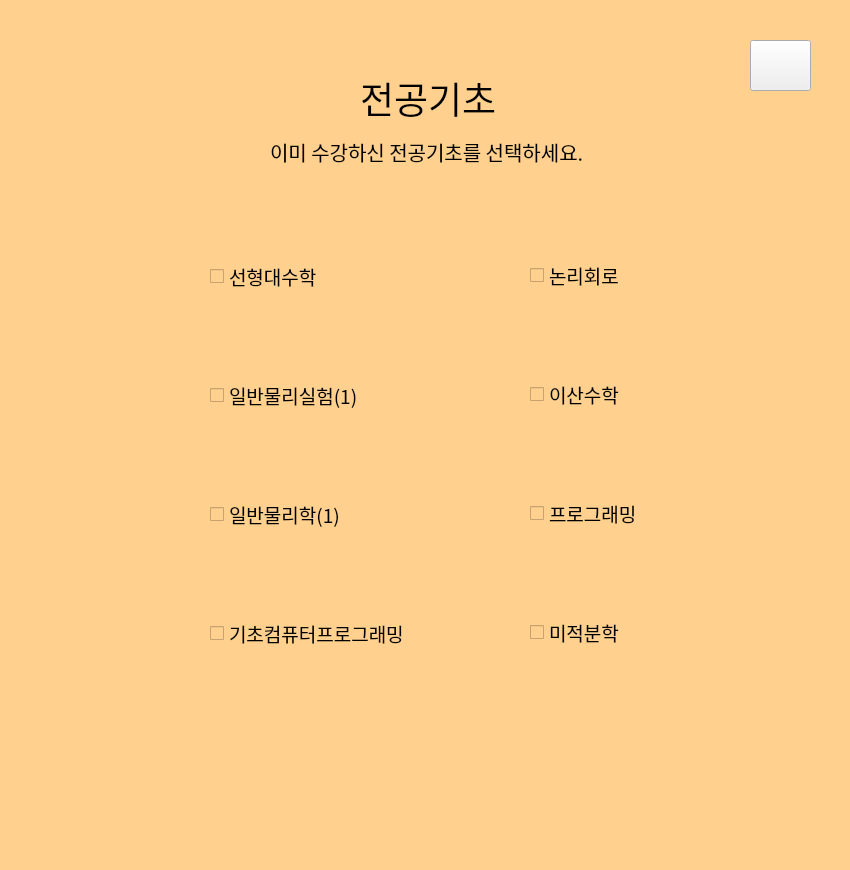
<?xml version="1.0" encoding="UTF-8"?>
<ui version="4.0">
 <class>MajorBasicOption</class>
 <widget class="QMainWindow" name="MajorBasicOption">
  <property name="geometry">
   <rect>
    <x>0</x>
    <y>0</y>
    <width>850</width>
    <height>870</height>
   </rect>
  </property>
  <property name="windowTitle">
   <string>MainWindow</string>
  </property>
  <property name="styleSheet">
   <string notr="true">background-color: transparent;
background-color: rgb(255, 208, 142);</string>
  </property>
  <widget class="QWidget" name="centralwidget">
   <widget class="QLabel" name="label_main_liberal_ment">
    <property name="geometry">
     <rect>
      <x>270</x>
      <y>131</y>
      <width>741</width>
      <height>41</height>
     </rect>
    </property>
    <property name="font">
     <font>
      <family>배달의민족 주아</family>
      <pointsize>15</pointsize>
     </font>
    </property>
    <property name="styleSheet">
     <string notr="true">background-color:transparent</string>
    </property>
    <property name="text">
     <string>이미 수강하신 전공기초를 선택하세요. </string>
    </property>
   </widget>
   <widget class="QWidget" name="layoutWidget">
    <property name="geometry">
     <rect>
      <x>210</x>
      <y>181</y>
      <width>291</width>
      <height>551</height>
     </rect>
    </property>
    <layout class="QVBoxLayout" name="verticalLayout">
     <item>
      <widget class="QCheckBox" name="checkBox_1_0">
       <property name="font">
        <font>
         <family>배달의민족 주아</family>
         <pointsize>14</pointsize>
        </font>
       </property>
       <property name="text">
        <string>선형대수학</string>
       </property>
      </widget>
     </item>
     <item>
      <widget class="QCheckBox" name="checkBox_1_1">
       <property name="font">
        <font>
         <family>배달의민족 주아</family>
         <pointsize>14</pointsize>
        </font>
       </property>
       <property name="text">
        <string>일반물리실험(1)</string>
       </property>
      </widget>
     </item>
     <item>
      <widget class="QCheckBox" name="checkBox_1_2">
       <property name="font">
        <font>
         <family>배달의민족 주아</family>
         <pointsize>14</pointsize>
        </font>
       </property>
       <property name="text">
        <string>일반물리학(1)</string>
       </property>
      </widget>
     </item>
     <item>
      <widget class="QCheckBox" name="checkBox_1_3">
       <property name="font">
        <font>
         <family>배달의민족 주아</family>
         <pointsize>14</pointsize>
        </font>
       </property>
       <property name="text">
        <string>기초컴퓨터프로그래밍</string>
       </property>
      </widget>
     </item>
    </layout>
   </widget>
   <widget class="QLabel" name="label_main_liberal_option_title">
    <property name="geometry">
     <rect>
      <x>360</x>
      <y>72</y>
      <width>171</width>
      <height>51</height>
     </rect>
    </property>
    <property name="font">
     <font>
      <family>배달의민족 주아</family>
      <pointsize>28</pointsize>
      <weight>50</weight>
      <bold>false</bold>
     </font>
    </property>
    <property name="text">
     <string>전공기초</string>
    </property>
   </widget>
   <widget class="QWidget" name="layoutWidget_2">
    <property name="geometry">
     <rect>
      <x>530</x>
      <y>180</y>
      <width>291</width>
      <height>551</height>
     </rect>
    </property>
    <layout class="QVBoxLayout" name="verticalLayout_2">
     <item>
      <widget class="QCheckBox" name="checkBox_1_4">
       <property name="font">
        <font>
         <family>배달의민족 주아</family>
         <pointsize>14</pointsize>
        </font>
       </property>
       <property name="text">
        <string>논리회로</string>
       </property>
      </widget>
     </item>
     <item>
      <widget class="QCheckBox" name="checkBox_1_5">
       <property name="font">
        <font>
         <family>배달의민족 주아</family>
         <pointsize>14</pointsize>
        </font>
       </property>
       <property name="text">
        <string>이산수학</string>
       </property>
      </widget>
     </item>
     <item>
      <widget class="QCheckBox" name="checkBox_1_6">
       <property name="font">
        <font>
         <family>배달의민족 주아</family>
         <pointsize>14</pointsize>
        </font>
       </property>
       <property name="text">
        <string>프로그래밍</string>
       </property>
      </widget>
     </item>
     <item>
      <widget class="QCheckBox" name="checkBox_1_7">
       <property name="font">
        <font>
         <family>배달의민족 주아</family>
         <pointsize>14</pointsize>
        </font>
       </property>
       <property name="text">
        <string>미적분학</string>
       </property>
      </widget>
     </item>
    </layout>
   </widget>
   <widget class="QPushButton" name="pushButton_right_arrow">
    <property name="geometry">
     <rect>
      <x>750</x>
      <y>40</y>
      <width>61</width>
      <height>51</height>
     </rect>
    </property>
    <property name="styleSheet">
     <string notr="true">#pushButton_right_arrow{
background-color: transparent;
border-image: url(:right_arrow3.png);
background: none;
background-repeat: none;
}</string>
    </property>
    <property name="text">
     <string/>
    </property>
   </widget>
   <widget class="QLabel" name="label_borderline">
    <property name="geometry">
     <rect>
      <x>-19</x>
      <y>-30</y>
      <width>897</width>
      <height>919</height>
     </rect>
    </property>
    <property name="styleSheet">
     <string notr="true">background-color: transparent;</string>
    </property>
    <property name="text">
     <string/>
    </property>
    <property name="pixmap">
     <pixmap resource="menu_logo.qrc">:/borderline.png</pixmap>
    </property>
    <property name="scaledContents">
     <bool>true</bool>
    </property>
   </widget>
   <widget class="QLabel" name="label">
    <property name="geometry">
     <rect>
      <x>50</x>
      <y>660</y>
      <width>251</width>
      <height>151</height>
     </rect>
    </property>
    <property name="styleSheet">
     <string notr="true">background-color: transparent;</string>
    </property>
    <property name="text">
     <string/>
    </property>
    <property name="pixmap">
     <pixmap resource="menu_logo.qrc">:/bear.png</pixmap>
    </property>
    <property name="scaledContents">
     <bool>true</bool>
    </property>
   </widget>
   <zorder>label_borderline</zorder>
   <zorder>label_main_liberal_ment</zorder>
   <zorder>layoutWidget</zorder>
   <zorder>label_main_liberal_option_title</zorder>
   <zorder>layoutWidget_2</zorder>
   <zorder>pushButton_right_arrow</zorder>
   <zorder>label</zorder>
  </widget>
  <widget class="QMenuBar" name="menubar">
   <property name="geometry">
    <rect>
     <x>0</x>
     <y>0</y>
     <width>850</width>
     <height>26</height>
    </rect>
   </property>
  </widget>
  <widget class="QStatusBar" name="statusbar"/>
 </widget>
 <resources>
  <include location="menu_logo.qrc"/>
 </resources>
 <connections/>
</ui>
